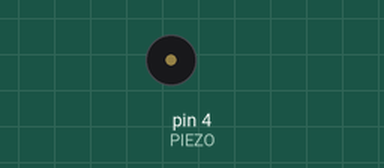
A sketch run on a simulated Arduino Uno, built with avr-gcc and run on an emulated ATmega328P. On the bench: buzzer (waves = sounding).

Above: at 0.07 s.
At 2.1 s:
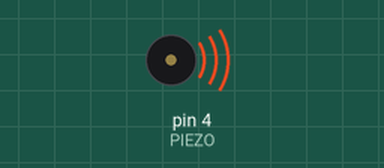
Timing chart, 0 to 6.4 s (numbered marks = the images above):
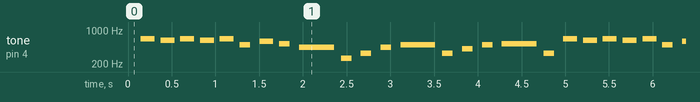

Measured:
- by itself, tone on pin 4 (PIEZO): plays 657 Hz for 0.16 s, 620 Hz for 0.16 s, 657 Hz for 0.16 s, 620 Hz for 0.16 s, 657 Hz for 0.16 s, 492 Hz for 0.12 s … (464 notes in this stretch)

The sketch:

for_elise.ino
```cpp
#define PIEZO 4 // 피에조 부저


// middle 도에서 부터 1 옥타브 음정과 주기값.
#define c4 3822 // 261.63Hz 도
#define d4 3405 // 293.67Hz 레
#define e4 3034 // 329.63Hz 미
#define f4 2863 // 349.23Hz 파
#define g4 2551 // 392.11Hz 솔
#define g4s 2408 // 415.30Hz 솔#
#define a4 2273 // 440.11Hz 라
#define b4 2025 // 493.88Hz 시
#define c5 1910 // 523.25Hz 도
#define d5 1703 // 587.33Hz 레
#define d5s 1607 // 584.37Hz 레#
#define e5 1517 // 659.26Hz 미
#define f5 1432 // 698.46Hz 파
#define g5 1276 // 783.99Hz 솔
#define a5 1136 // 880.11Hz 라
#define b5 1012 // 987.77Hz 시

int song[] = { e5, d5s, e5, d5s, e5, b4, d5, c5, a4, c4, e4, a4, b4, e4, g4s, b4, c5, e4, e5, d5s, e5, d5s, e5, b4, d5, c5, a4, c4, e4, a4, b4, e4, c5, b4, a4 };
// 엘리제를 위하여 악보

int song_pivot = 0;
unsigned long mil = 0;

void setup() {
  pinMode(PIEZO, OUTPUT);
}

void loop() {
  if (millis() - mil > 100) {
    int Long;
    if(song_pivot == 8 || song_pivot == 12 || song_pivot == 16 || song_pivot == 26 || song_pivot == 30) {
      Long = 3;
    } else if(song_pivot == 34) {
      Long = 6;
    }
    sing(song[song_pivot++], Long); // 다음 음을 내기 위해 ++를 해줌
    if(song_pivot == 35)  song_pivot = 0; // 마지막 음까지 울렸다면 처음으로 돌아가서 다시 노래함
    mil = millis();
  }
}


void sing(int eum, int Long) {
  long lele = 125000;

  if(Long == 3) lele = 375000;
  else if(Long == 6) lele = 750000;

  for(long i=0; i< lele ; i+= eum) { // TODO: 왜 이런 for문을 사용했는지 알아보기
    digitalWrite(PIEZO, HIGH);
    delayMicroseconds(eum/2);
    digitalWrite(PIEZO, LOW);
    delayMicroseconds(eum/2);
  }
}
```
